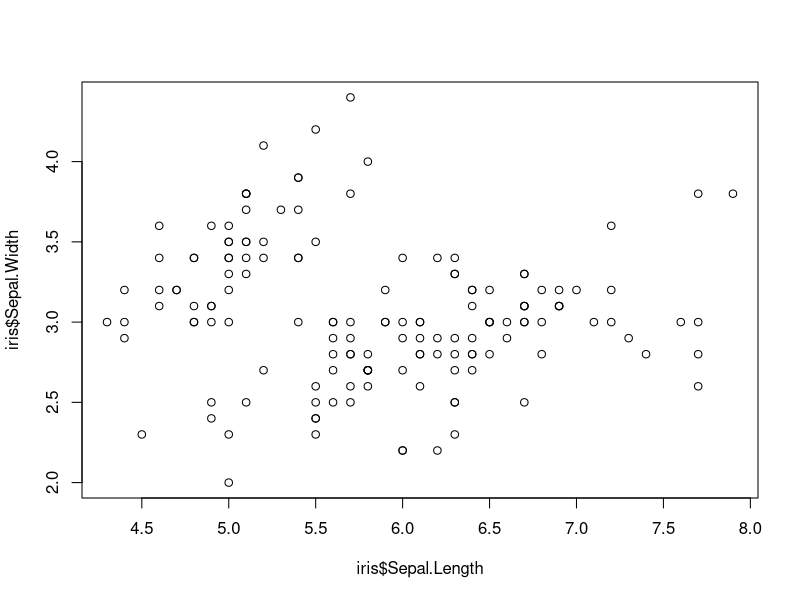
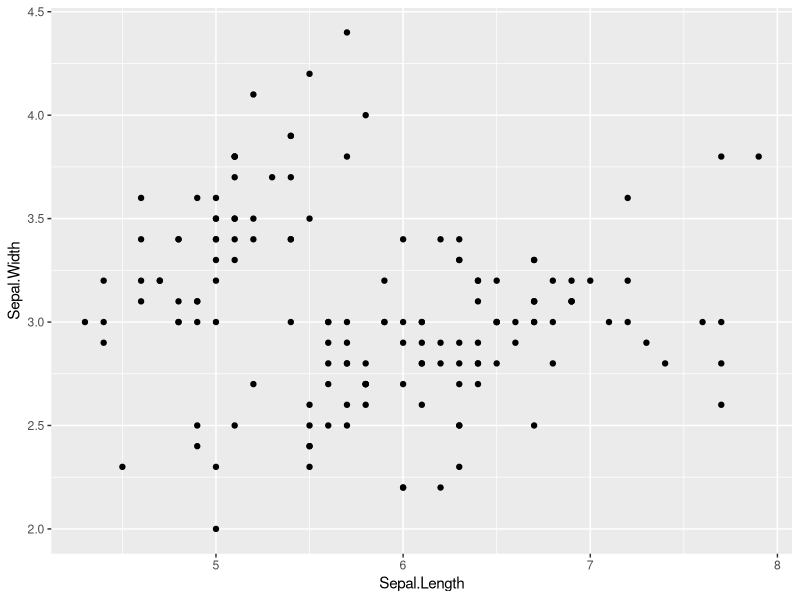
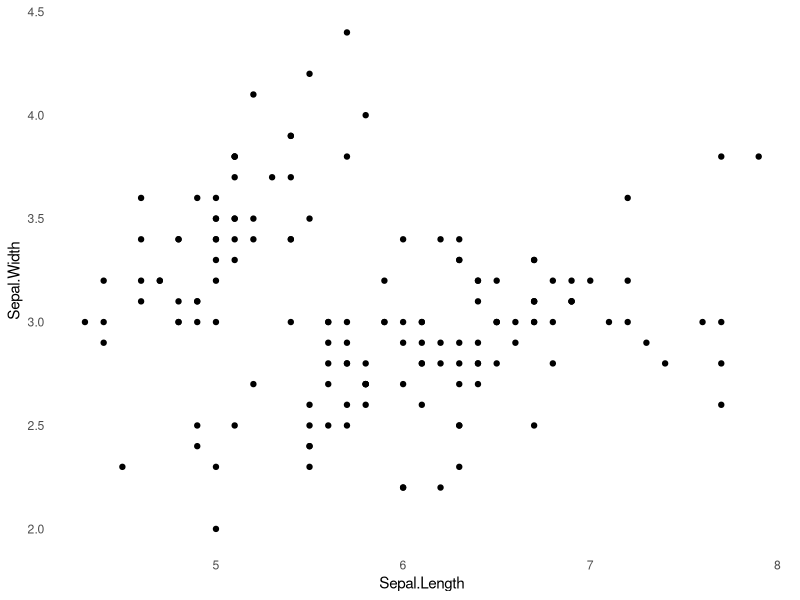
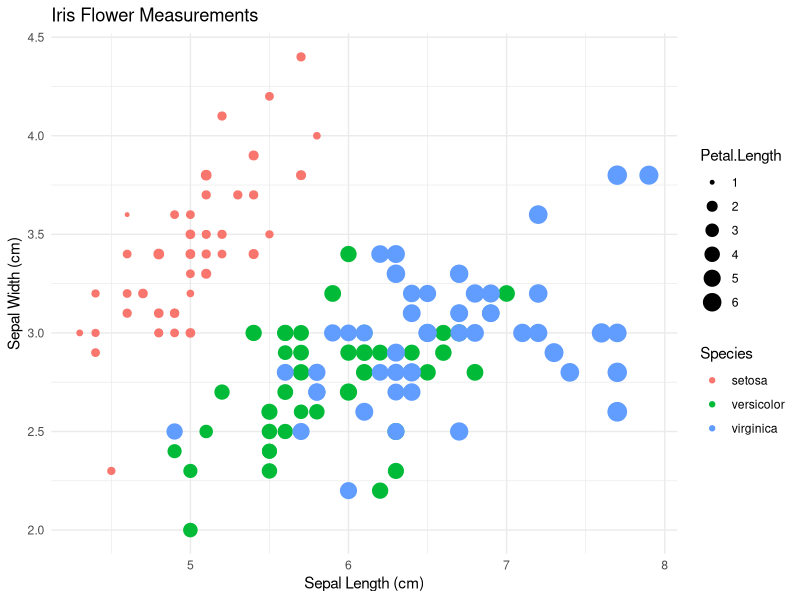

Here is the R script that generated these plots, in order:
#use built in iris dataset
#take a look at it 
head(iris)

#load in some tidyverse packages
#install.packages("tidyverse")
library(tidyverse)

#####################################
##### Part 1: for loops         #####
#####################################

#Using only data for iris versicolor
#write a for loop
#that produces a regression table
#for each of the following relationships
#1. iris  sepal length x width
#2. iris  petal length x width
#3. iris sepal length x petal length

# hint: consider using a list, and also new vectors for regression variables

versicolor <- iris[iris$Species == "versicolor", ]
regression_results <- list()

#for full model summaries and a short summary table
regression_results <- list()          
short_table <- data.frame(             
  Relationship = character(0),
  Intercept = numeric(0),
  Slope = numeric(0),
  R_squared = numeric(0),
  stringsAsFactors = FALSE
)

#x and y column names for each regression (in the same order)
x_names <- c("Sepal.Width", "Petal.Width", "Petal.Length")
y_names <- c("Sepal.Length", "Petal.Length", "Sepal.Length")
rel_names <- c("Sepal.Length vs Sepal.Width",
               "Petal.Length vs Petal.Width",
               "Sepal.Length vs Petal.Length")

#for loop that runs the three regressions
for (i in 1:3) {
  xvec <- versicolor[, x_names[i]] 
  yvec <- versicolor[, y_names[i]]
  
  model <- lm(yvec ~ xvec)
  
  #store the full summary in the list
  regression_results[[ rel_names[i] ]] <- summary(model)
  
  #intercept, slope, and R-squared
  coeffs <- coef(summary(model))    
  intercept <- coeffs[1, "Estimate"]
  slope <- coeffs[2, "Estimate"]
  r2 <- summary(model)$r.squared
  
  #add one row to the table
  short_table[nrow(short_table) + 1, ] <- list(rel_names[i], intercept, slope, r2)
}

#view the short summary table??? need more data in table?
print(short_table)

#full output for the models:
print(regression_results[[1]])
print(regression_results[[2]])
print(regression_results[[3]])

#####################################
##### Part 2: data in dplyr     #####
#####################################

#use dplyr to join data of maximum height
#to a new iris data frame
height <- data.frame(Species = c("virginica","setosa","versicolor"),
                     Height.cm = c(60,100,11.8))

#join it to the iris data using tidyverse (dplyr)
iris_with_height <- left_join(iris, height, by = "Species")

#new data?? only max height or all heights??
head(iris_with_height)


#####################################
##### Part 3: plots in ggplot2  #####
#####################################

#look at base R scatter plot
plot(iris$Sepal.Length,iris$Sepal.Width)

#3a. now make the same plot in ggplot
ggplot(iris, aes(x = Sepal.Length, y = Sepal.Width)) + 
  geom_point()


#3b. make a scatter plot with ggplot and get rid of  busy grid lines (all)
ggplot(iris, aes(x = Sepal.Length, y = Sepal.Width)) +
  geom_point() +
  theme_minimal()+
  theme(panel.grid = element_blank())

#3c. make a scatter plot with ggplot, remove grid lines, add a title and axis labels, 
#    show species by color, and make the point size proportional to petal length
ggplot(iris, aes(x = Sepal.Length, 
                 y = Sepal.Width, 
                 color = Species, 
                 size = Petal.Length)) +
  geom_point() +
  theme_minimal() +
  labs(title = "Iris Flower Measurements",
       x = "Sepal Length (cm)",
       y = "Sepal Width (cm)")

#####################################
##### Question: how did         #####
##### arguments differ between  #####
##### plot and ggplot?          #####
#####################################		

#answered in Google Doc

